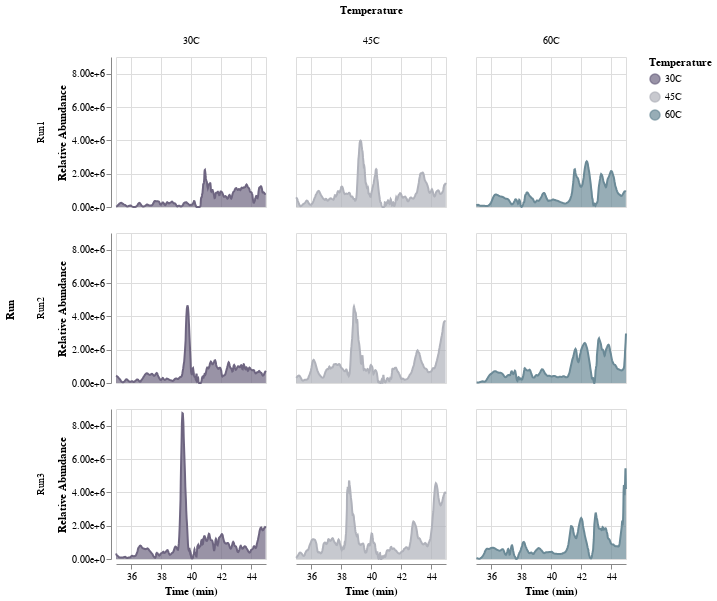

This figure's notebook cell:
### Code cell
only_30 = only_30[(only_30.Time >= 35) & (only_30.Time<=45)]

my_colors = alt.Color(
    "Temperature:N",
    scale=alt.Scale(
        domain=["30C", "45C", "60C"], range=["#6E6581", "#B0B2BB", "#6B8A97"]
    ),
)

base = (
    alt.Chart(only_30)
    .mark_line()
    .encode(
        x=alt.X("Time:Q", title="Time (min)"),
        y=alt.Y("Intensity:Q", title="Relative Abundance", axis=alt.Axis(format=".2e")),
        color=my_colors,
    )
)

lower_lims = (
    alt.Chart(only_30)
    .mark_rule(strokeDash=[5, 5])
    .encode(
        x=alt.X("rt_left:Q", title=""),
    )
    .transform_calculate(rt_left="datum.RT - 0.5")
)

upper_lims = (
    alt.Chart(only_30)
    .mark_rule(strokeDash=[5, 5])
    .encode(
        x=alt.X("rt_right:Q", title=""),
    )
    .transform_calculate(rt_right="datum.RT + 0.5")
)

area = (
    alt.Chart(only_30)
    .mark_area(opacity=0.7)
    .encode(
        x=alt.X("Time:Q", title="Time (min)"),
        y=alt.Y("Intensity:Q", title="Relative Abundance"),
        color=my_colors,
    )
    .properties(width=150, height=150)
)

layer = alt.layer(base, lower_lims, upper_lims, area).facet(
    column="Temperature:N", row="Run:N"
)
layer

### Figure 1 — Vega-Lite specification as saved in the notebook (floating-point values rounded to 4 significant figures; data arrays with more than 128 entries replaced by an {"elided": "..."} marker saying what was removed)
{"config": {"view": {"continuousWidth": 400, "continuousHeight": 300}}, "data": {"name": "data-1aaa4882d510a369032cf45978d96dd2"}, "facet": {"column": {"type": "nominal", "field": "Temperature"}, "row": {"type": "nominal", "field": "Run"}}, "spec": {"layer": [{"mark": "line", "encoding": {"color": {"type": "nominal", "field": "Temperature", "scale": {"domain": ["30C", "45C", "60C"], "range": ["#6E6581", "#B0B2BB", "#6B8A97"]}}, "x": {"type": "quantitative", "field": "Time", "title": "Time (min)"}, "y": {"type": "quantitative", "axis": {"format": ".2e"}, "field": "Intensity", "title": "Relative Abundance"}}}, {"mark": {"type": "rule", "strokeDash": [5, 5]}, "encoding": {"x": {"type": "quantitative", "field": "rt_left", "title": ""}}, "transform": [{"calculate": "datum.RT - 0.5", "as": "rt_left"}]}, {"mark": {"type": "rule", "strokeDash": [5, 5]}, "encoding": {"x": {"type": "quantitative", "field": "rt_right", "title": ""}}, "transform": [{"calculate": "datum.RT + 0.5", "as": "rt_right"}]}, {"mark": {"type": "area", "opacity": 0.7}, "encoding": {"color": {"type": "nominal", "field": "Temperature", "scale": {"domain": ["30C", "45C", "60C"], "range": ["#6E6581", "#B0B2BB", "#6B8A97"]}}, "x": {"type": "quantitative", "field": "Time", "title": "Time (min)"}, "y": {"type": "quantitative", "field": "Intensity", "title": "Relative Abundance"}}, "height": 150, "width": 150}]}, "$schema": "https://vega.github.io/schema/vega-lite/v4.8.1.json", "datasets": {"data-1aaa4882d510a369032cf45978d96dd2": {"elided": "3319 records"}}}
